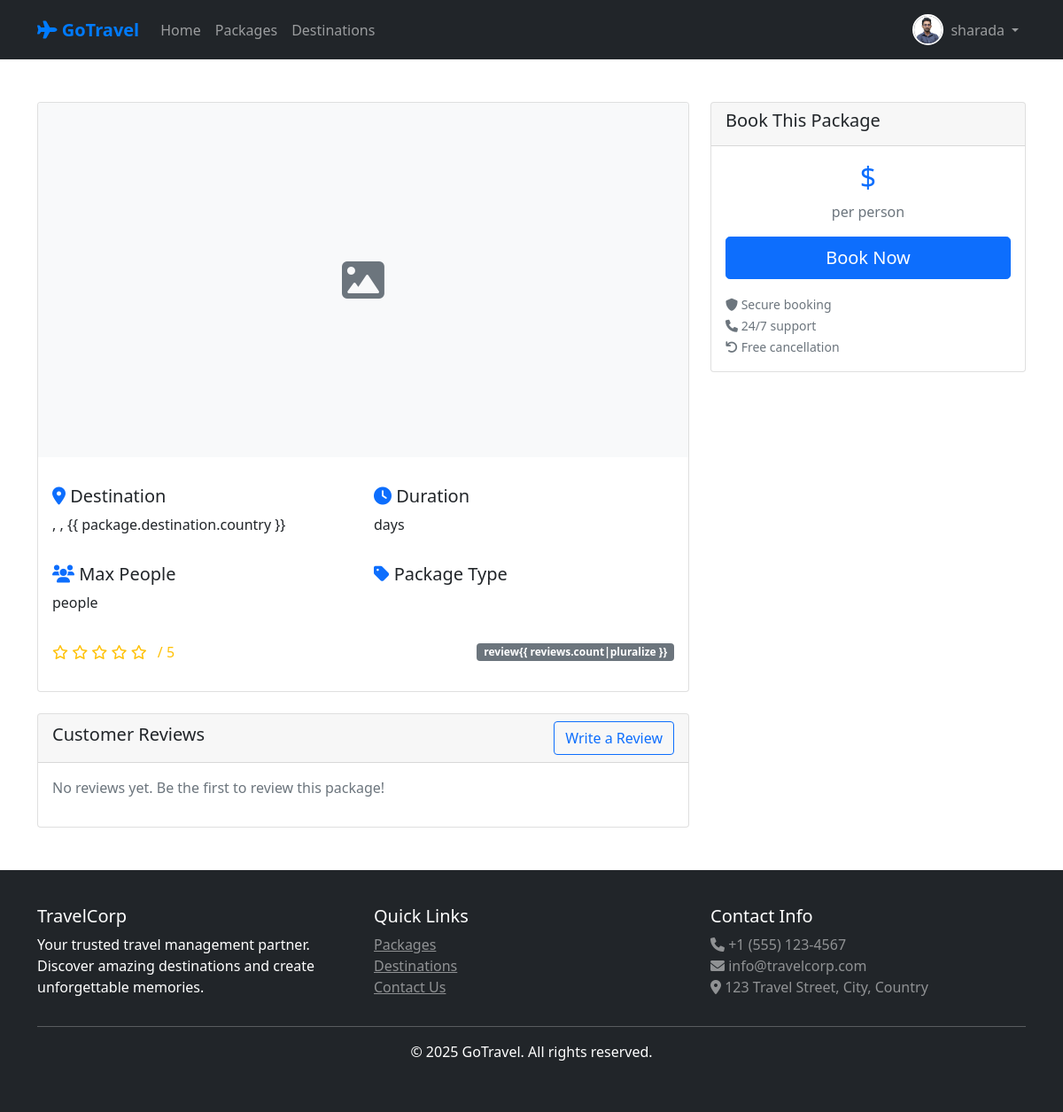
The app's page /packages/3/ (signed in), older data.
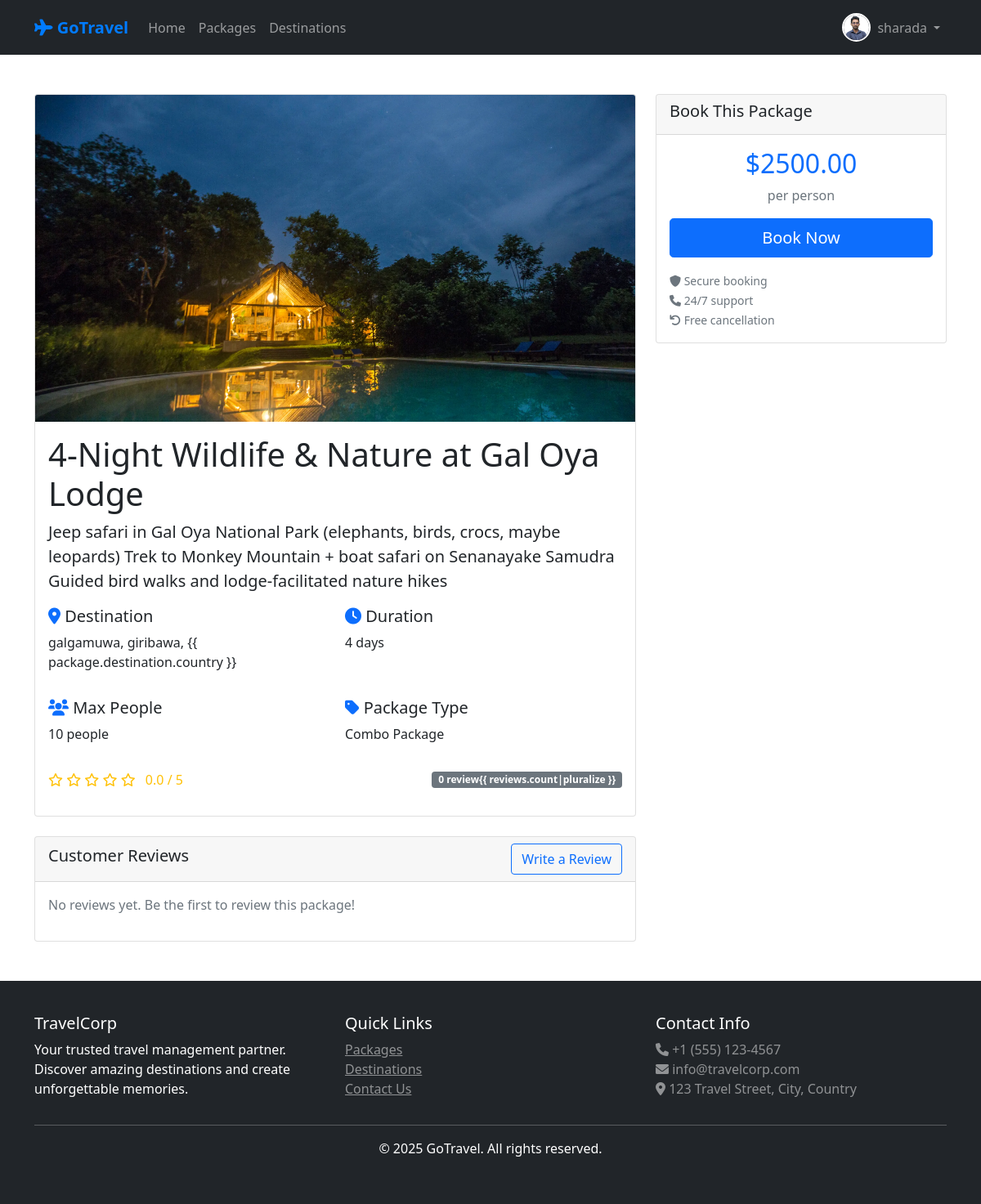
The same page, newer data.
### travel/models.py (models this page shows, shortened)
class Package(models.Model):
    PACKAGE_TYPES = [
        ('tour', 'Tour Package'),
        ('hotel', 'Hotel Package'),
        ('transport', 'Transport Package'),
        ('combo', 'Combo Package'),
    ]
    name = models.CharField(max_length=200)
    destination = models.ForeignKey(Destination, on_delete=models.CASCADE)
    package_type = models.CharField(max_length=20, choices=PACKAGE_TYPES)
    description = models.TextField()
    price = models.DecimalField(max_digits=10, decimal_places=2)
    duration_days = models.IntegerField()
    max_people = models.IntegerField()
    includes = models.TextField(help_text="What's included in the package")
    excludes = models.TextField(help_text="What's not included")
    image = models.ImageField(upload_to='packages/')
    is_active = models.BooleanField(default=True)
    is_featured = models.BooleanField(default=False, help_text="Mark as featured package")
    created_by = models.ForeignKey(User, on_delete=models.CASCADE)
    created_at = models.DateTimeField(auto_now_add=True)
    updated_at = models.DateTimeField(auto_now=True)
    def average_rating(self):
        reviews = self.review_set.all()
        if reviews:
            return sum([review.rating for review in reviews]) / len(reviews)
        return 0

class Destination(models.Model):
    name = models.CharField(max_length=200)
    country = models.CharField(max_length=100)
    city = models.CharField(max_length=100)
    description = models.TextField()
    image = models.ImageField(upload_to='destinations/')
    is_active = models.BooleanField(default=True)
    is_popular = models.BooleanField(default=False, help_text="Mark as popular destination")
    created_at = models.DateTimeField(auto_now_add=True)

### travel/views.py (the view)
# urls.py: path('packages/<int:package_id>/', views.package_detail, name='package_detail'),
def package_detail(request, package_id):
    try:
        package = get_object_or_404(Package, id=package_id, is_active=True)
        reviews = Review.objects.filter(package=package).order_by('-created_at')
    except:
        package = None
        reviews = []
    template = loader.get_template('travel/package_detail.html')
    context = {
        'package': package,
        'reviews': reviews,
    }
    return HttpResponse(template.render(context, request))

### travel/context_processors.py (called while the page is built)
def user_profile(request):
    if request.user.is_authenticated:
        try:
            profile, created = UserProfile.objects.get_or_create(user=request.user)
            return {'user_profile': profile}
        except:
            return {'user_profile': None}
    return {'user_profile': None}

### travel/templates/travel/package_detail.html (shortened to what the changed rows need)
{% extends 'travel/base.html' %}
{% block content %}
<div class="container my-5">
    <div class="row">
        <div class="col-md-8">
            <div class="card">
                {% if package.image %}
                <img src="{{ package.image.url }}" class="card-img-top" alt="{{ package.name }}"
                    style="height: 400px; object-fit: cover;">
                {% else %}
                <div class="card-img-top bg-light d-flex align-items-center justify-content-center"
                    style="height: 400px;">
                    <i class="fas fa-image fa-3x text-muted"></i>
                </div>
                {% endif %}
                <div class="card-body">
                    <h1 class="card-title">{{ package.name }}</h1>
                    <p class="lead">{{ package.description }}</p>
                    <div class="row mb-3">
                        <div class="col-md-6">
                            <h5><i class="fas fa-map-marker-alt text-primary"></i> Destination</h5>
                            <p>{{ package.destination.name }}, {{ package.destination.city }}, {{
                                package.destination.country }}</p>
                        </div>
                        <div class="col-md-6">
                            <h5><i class="fas fa-clock text-primary"></i> Duration</h5>
                            <p>{{ package.duration_days }} days</p>
                        </div>
                    </div>
                    <div class="row mb-3">
                        <div class="col-md-6">
                            <h5><i class="fas fa-users text-primary"></i> Max People</h5>
                            <p>{{ package.max_people }} people</p>
                        </div>
                        <div class="col-md-6">
                            <h5><i class="fas fa-tag text-primary"></i> Package Type</h5>
                            <p>{{ package.get_package_type_display }}</p>
                        </div>
                    </div>
                    <div class="mb-3">
                        <div class="d-flex justify-content-between align-items-center">
                            <div class="rating">
                                {% for i in "12345" %}
                                {% if forloop.counter <= package.average_rating %} <i class="fas fa-star text-warning">
                                    </i>
                                    {% else %}
                                    <i class="far fa-star text-warning"></i>
                                    {% endif %}
                                    {% endfor %}
                                    <span class="ms-2">{{ package.average_rating|floatformat:1 }} / 5</span>
                            </div>
                            <span class="badge bg-secondary">{{ reviews.count }} review{{ reviews.count|pluralize
                                }}</span>
                        </div>
                    </div>
                </div>
            </div>
        </div>
        <div class="col-md-4">
            <div class="card sticky-top" style="top: 20px;">
                <div class="card-body">
                    <div class="text-center mb-3">
                        <h2 class="text-primary">${{ package.price }}</h2>
                        <p class="text-muted">per person</p>
                    </div>
                </div>
            </div>
        </div>
    </div>
</div>
{% endblock %}

Row changes from the older to the newer data that the page shows:
added Package: image (picture), name "4‑Night Wildlife & Nature at Gal Oya Lodge", description "Jeep safari in Gal Oya National Park (elephants, birds, crocs, maybe leopards) Trek to Monkey Mountain + boat safari on Senanayake Samudra Guided bird walks and lodge-facilitated nature hikes", destination.name "galgamuwa", destination.city "giribawa", duration_days "4", max_people "10", package_type "Combo Package", average_rating "0.0", price "2500.00"
Text that changed along with them:
{{ reviews.count }}: (not shown) → "0"
